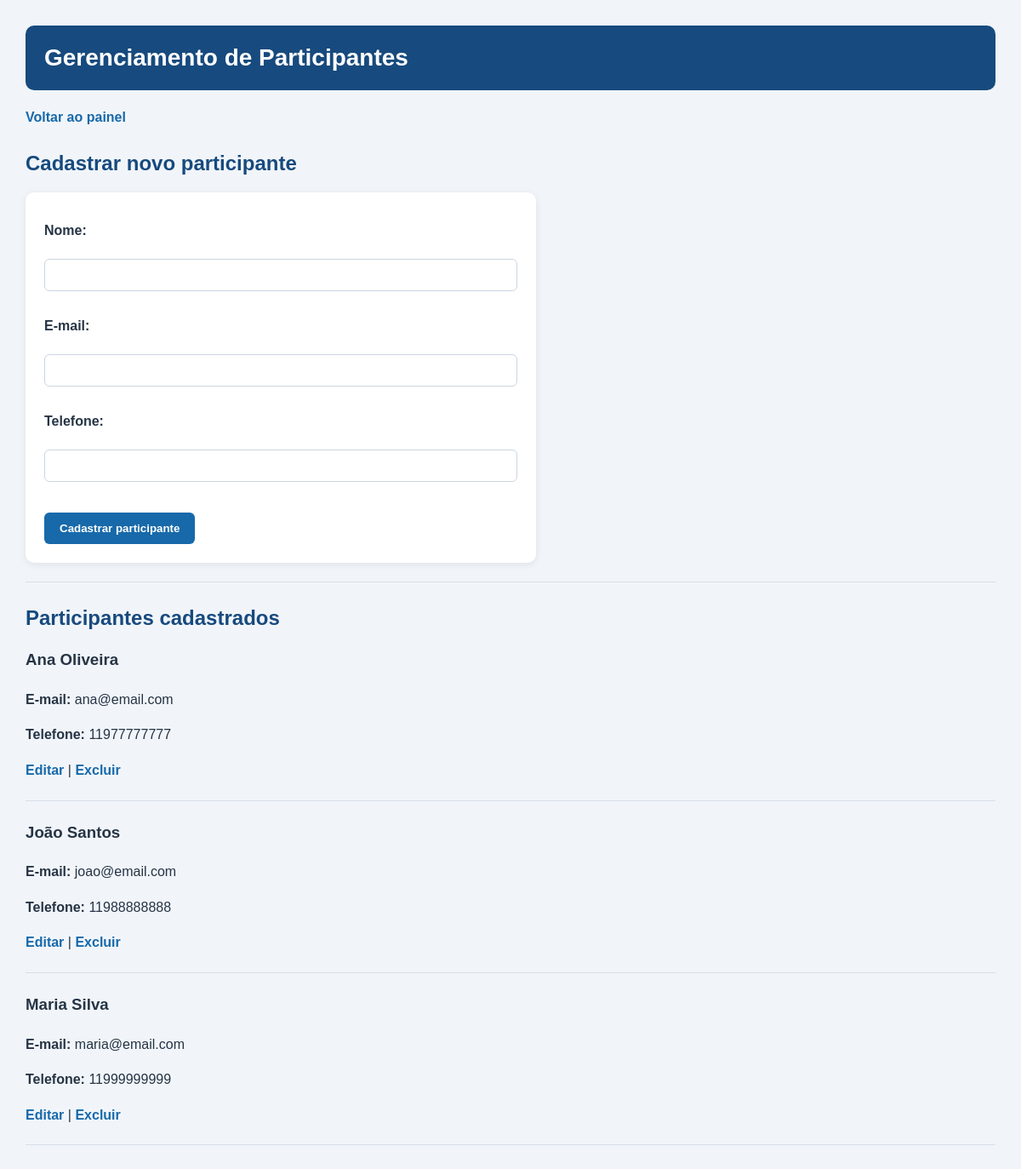
/participantes.php (signed in), run on the app's committed database.
### tables this page shows
CREATE TABLE `participante` (
  `id` int(11) NOT NULL,
  `nome` varchar(100) NOT NULL,
  `email` varchar(100) NOT NULL,
  `telefone` varchar(20) DEFAULT NULL
);

### participantes.php (the view, shortened to what this page needs)
<?php
require_once "config/conexao.php";
$participante_edicao = null;
$participantes = $conexao->query(
    "SELECT * FROM participante ORDER BY nome ASC"
);
?>
<!DOCTYPE html>
<html lang="pt-br">
<head>
    <link rel="stylesheet" href="estilo.css">
</head>
<body>
<h1>Gerenciamento de Participantes</h1>
<p><a href="painel.php">Voltar ao painel</a></p>
<?php if ($participante_edicao): ?>
    <h2>Editar participante</h2>
    <form method="POST" action="participantes.php">
        <input type="hidden" name="editar_id"
               value="<?php echo $participante_edicao["id"]; ?>">
        <label>Nome:</label><br>
        <input type="text" name="nome" maxlength="100" required
               value="<?php echo htmlspecialchars($participante_edicao["nome"]); ?>">
        <br><br>
        <label>E-mail:</label><br>
        <input type="email" name="email" maxlength="100" required
               value="<?php echo htmlspecialchars($participante_edicao["email"]); ?>">
        <br><br>
        <label>Telefone:</label><br>
        <input type="text" name="telefone" maxlength="20"
               value="<?php echo htmlspecialchars($participante_edicao["telefone"] ?? ""); ?>">
        <br><br>
        <button type="submit">Salvar alterações</button>
        <a href="participantes.php">Cancelar</a>
    </form>
<?php else: ?>
    <h2>Cadastrar novo participante</h2>
    <form method="POST" action="participantes.php">
        <label>Nome:</label><br>
        <input type="text" name="nome" maxlength="100" required>
        <br><br>
        <label>E-mail:</label><br>
        <input type="email" name="email" maxlength="100" required>
        <br><br>
        <label>Telefone:</label><br>
        <input type="text" name="telefone" maxlength="20">
        <br><br>
        <button type="submit">Cadastrar participante</button>
    </form>
<?php endif; ?>
<hr>
<h2>Participantes cadastrados</h2>
<?php if ($participantes && $participantes->num_rows > 0): ?>
    <?php while ($participante = $participantes->fetch_assoc()): ?>
        <h3><?php echo htmlspecialchars($participante["nome"]); ?></h3>
        <p>
            <strong>E-mail:</strong>
            <?php echo htmlspecialchars($participante["email"]); ?>
        </p>
        <p>
            <strong>Telefone:</strong>
            <?php echo htmlspecialchars($participante["telefone"] ?? ""); ?>
        </p>
        <p>
            <a href="participantes.php?editar=<?php echo $participante["id"]; ?>">
                Editar
            </a>
            |
<a href="participantes.php?excluir=<?php echo $participante["id"]; ?>&confirmar=sim"
   onclick="return confirm('Tem certeza que deseja excluir este participante?');">
    Excluir
</a>
        </p>
        <hr>
    <?php endwhile; ?>
<?php else: ?>
    <p>Nenhum participante cadastrado ainda.</p>
<?php endif; ?>
</body>
</html>

### estilo.css (style rules this page uses)
* { box-sizing: border-box; }
body { font-family: Arial, sans-serif; background-color: #f1f5f9; color: #263445; margin: 0; padding: 30px; }
h1 { color: #ffffff; background-color: #174a7e; padding: 22px; border-radius: 10px; margin-top: 0; font-size: 28px; }
h2 { color: #174a7e; margin-top: 28px; }
a { color: #1769aa; text-decoration: none; font-weight: bold; }
form { background-color: #ffffff; padding: 22px; border-radius: 10px; max-width: 600px; box-shadow: 0 2px 8px rgba(0, 0, 0, 0.08); }
label { display: block; margin-top: 14px; margin-bottom: 6px; font-weight: bold; }
input, textarea, select { width: 100%; padding: 10px; border: 1px solid #cbd5e1; border-radius: 6px; font-family: Arial, sans-serif; font-size: 14px; background-color: #ffffff; }
button, input[type="submit"] { background-color: #1769aa; color: #ffffff; border: none; padding: 11px 18px; border-radius: 6px; cursor: pointer; font-weight: bold; margin-top: 18px; }
hr { border: none; border-top: 1px solid #d6dee8; margin: 22px 0; }
body > p, body > h3 { line-height: 1.6; }

### data on the page
participante: nome "Ana Oliveira", email "ana@email.com", telefone "11977777777"
participante: nome "João Santos", email "joao@email.com", telefone "11988888888"
participante: nome "Maria Silva", email "maria@email.com", telefone "11999999999"
